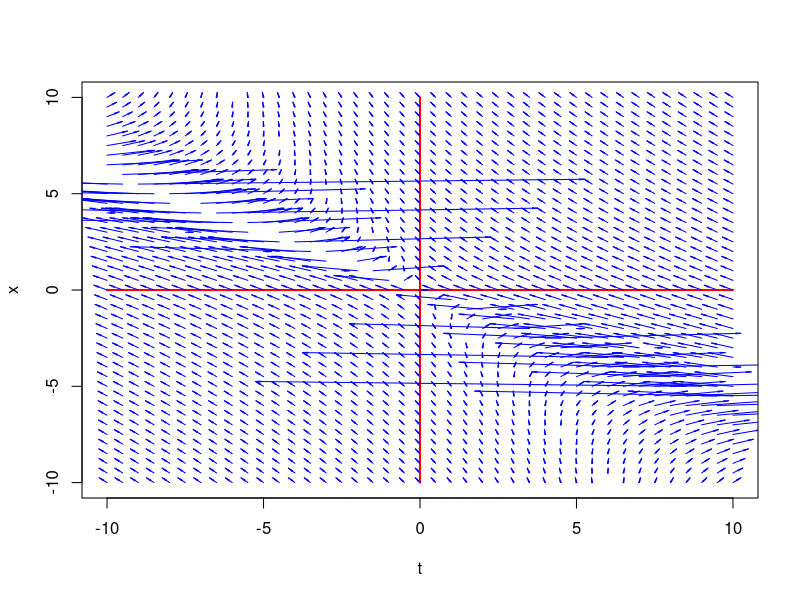

The R script that drew this image:
y=seq(-10,10,0.5)
x=seq(-10,10,0.5)
pendiente=rep(0,length(x))
e=0.25
plot(x,pendiente,xlim =c(-10,10), ylim=c(-10,10),type='l',col='red',lwd=2,xlab = 't',ylab = 'x')
lines(pendiente,y,xlim =c(-10,10), ylim=c(-10,10),type='l',col='red',lwd=2)
for(j in 1:length(y)){
  for(i in 1:length(x)){
    if(-2*x[i]-5*y[j]!=0){
    #pendiente[j]=(2*x[i]+6*y[j])/(-2*x[i]-5*y[j])
    #pendiente[j]=(-3*x[i]-4*y[j])/(x[i]+y[j])  
    pendiente[j]=(-3*x[i]-5*y[j])/(5*x[i]+3*y[j])
    arrows(x[i],y[j],((pendiente[j]*x[i])-y[j]+y[j]+e)/(pendiente[j]),y[j]+e,length = 0.05,angle = 5,col = 'blue')
    }else{
      arrows(x[i],y[j],x[i]+e,y[j],length = 0.05,angle = 5,col = 'blue')
    }
  }
}
